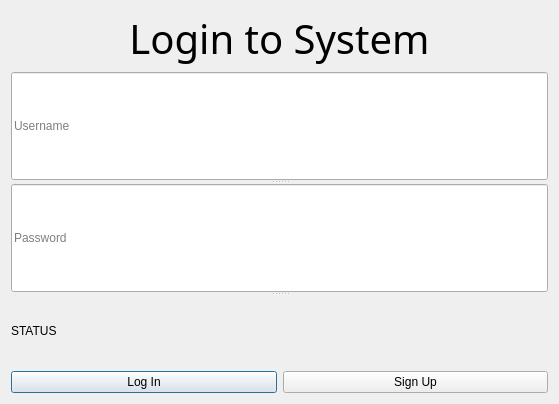
<?xml version="1.0" encoding="UTF-8"?>
<ui version="4.0">
 <class>AccountWindow</class>
 <widget class="QDialog" name="AccountWindow">
  <property name="geometry">
   <rect>
    <x>0</x>
    <y>0</y>
    <width>559</width>
    <height>404</height>
   </rect>
  </property>
  <property name="windowTitle">
   <string>Dialog</string>
  </property>
  <layout class="QVBoxLayout" name="verticalLayout" stretch="0,0,0">
   <item>
    <widget class="QLabel" name="labelTitle">
     <property name="font">
      <font>
       <family>Stencil</family>
       <pointsize>30</pointsize>
       <italic>false</italic>
       <bold>false</bold>
       <kerning>true</kerning>
      </font>
     </property>
     <property name="text">
      <string>Login to System</string>
     </property>
     <property name="alignment">
      <set>Qt::AlignmentFlag::AlignCenter</set>
     </property>
    </widget>
   </item>
   <item>
    <widget class="QSplitter" name="splitter">
     <property name="orientation">
      <enum>Qt::Orientation::Vertical</enum>
     </property>
     <widget class="QLineEdit" name="lineEditUsername">
      <property name="placeholderText">
       <string>Username</string>
      </property>
     </widget>
     <widget class="QLineEdit" name="lineEditPassword">
      <property name="echoMode">
       <enum>QLineEdit::EchoMode::Password</enum>
      </property>
      <property name="placeholderText">
       <string>Password</string>
      </property>
     </widget>
     <widget class="QLabel" name="labelStatus">
      <property name="sizePolicy">
       <sizepolicy hsizetype="Preferred" vsizetype="Fixed">
        <horstretch>0</horstretch>
        <verstretch>0</verstretch>
       </sizepolicy>
      </property>
      <property name="text">
       <string>STATUS</string>
      </property>
     </widget>
    </widget>
   </item>
   <item>
    <layout class="QHBoxLayout" name="horizontalLayout">
     <item>
      <widget class="QPushButton" name="btnLogin">
       <property name="text">
        <string>Log In</string>
       </property>
      </widget>
     </item>
     <item>
      <widget class="QPushButton" name="btnRegister">
       <property name="text">
        <string>Sign Up</string>
       </property>
      </widget>
     </item>
    </layout>
   </item>
  </layout>
 </widget>
 <resources/>
 <connections/>
</ui>
